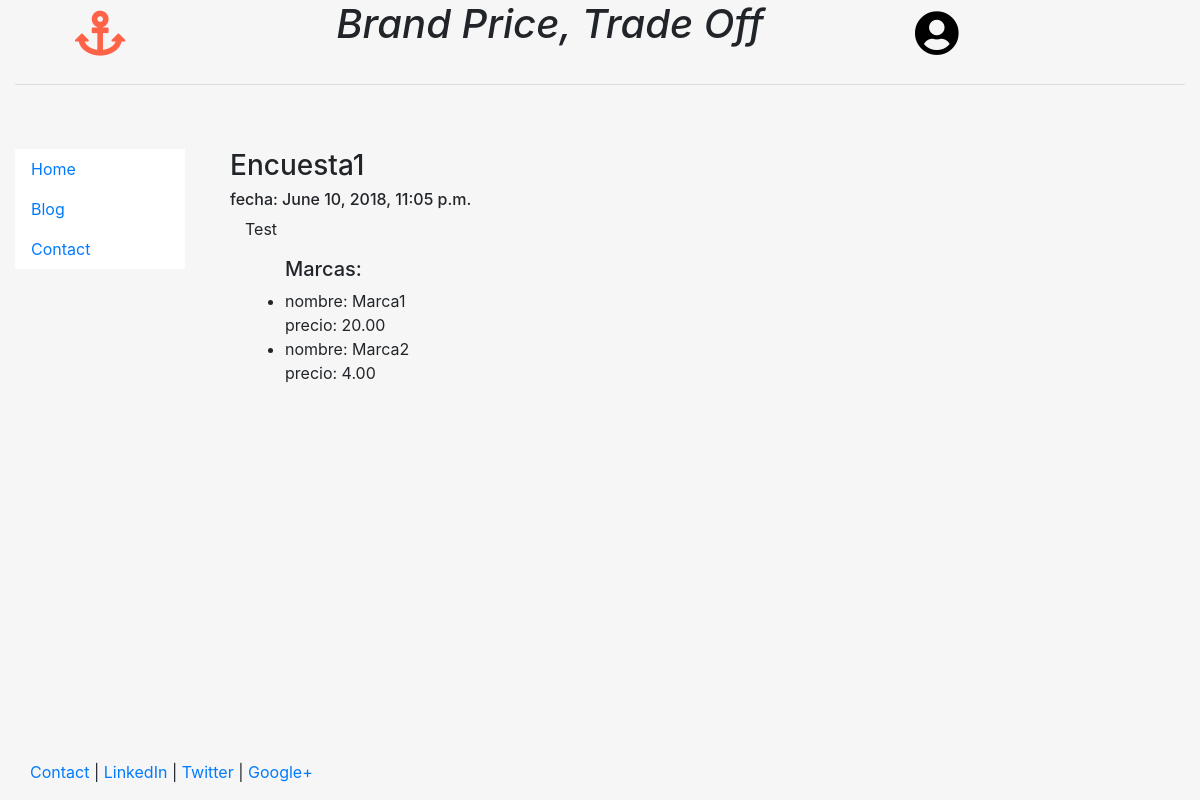
Before: /home/1 with the older database file.
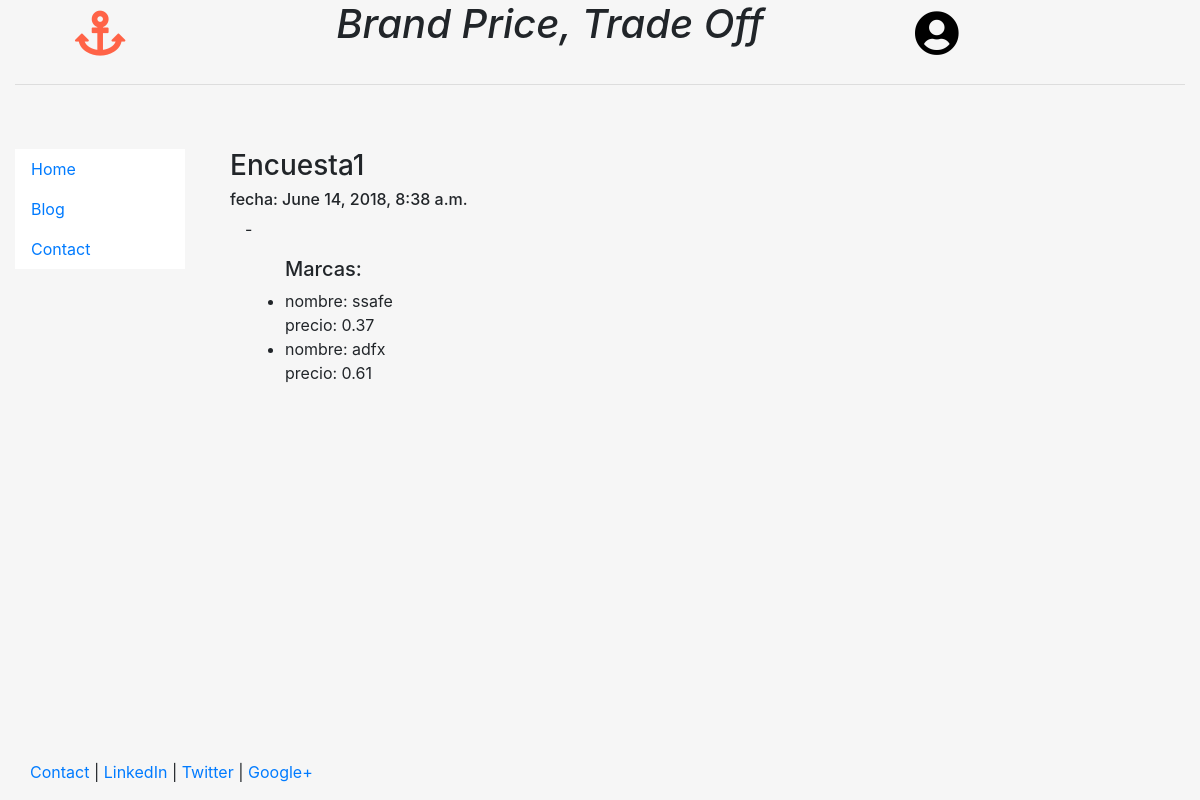
After: the same page with the newer database file.
### home/models.py (models this page shows, shortened)
class Encuesta(models.Model):
    nombre = models.CharField(max_length = 40)
    incremento = models.DecimalField(max_digits=4, decimal_places=2)
    numIteraciones = models.IntegerField()
    categoria = models.TextField()
    date = models.DateTimeField()

class Marca(models.Model):
    nombre = models.CharField(max_length=40)
    precio = models.DecimalField(max_digits=4, decimal_places=2)
    imagen = models.ImageField()
    encuesta= models.ForeignKey(Encuesta, on_delete=models.CASCADE, editable=False)

### home/templates/home/Encuesta.html
{% extends "home/header.html" %}
{% block content %}
<h3>{{ encuesta.nombre }}</h3>
<h6> fecha: {{ encuesta.date }}</h6>
<div class = "container">
	{{ encuesta.categoria|safe|linebreaks}}
	<ul>
		<h5>Marcas:</h5>
	{% for marca in encuesta.marca_set.all %}
	    <li>nombre: {{ marca.nombre }}<br> precio: {{ marca.precio }}</li>
	{% endfor %}
	</ul>
</div>
<br><br>
{% endblock %}

Changed rows visible on the page:
removed Marca: nombre "Marca1", precio "20.00"
removed Marca: nombre "Marca2", precio "4.00"
changed Encuesta "Encuesta1": date "June 10, 2018, 11:05 p.m." → "June 14, 2018, 8:38 a.m."; categoria "Test" → "-"
added Marca: nombre "ssafe", precio "0.37"
added Marca: nombre "adfx", precio "0.61"
